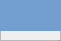
     <widget class="QFrame" name="frame_siliciclastica">
      <property name="geometry">
       <rect>
        <x>40</x>
        <y>320</y>
        <width>61</width>
        <height>41</height>
       </rect>
      </property>
      <property name="styleSheet">
       <string notr="true"/>
      </property>
      <property name="frameShape">
       <enum>QFrame::StyledPanel</enum>
      </property>
      <property name="frameShadow">
       <enum>QFrame::Raised</enum>
      </property>
      <widget class="QLabel" name="titulo_siliciclastica">
       <property name="geometry">
        <rect>
         <x>0</x>
         <y>0</y>
         <width>451</width>
         <height>31</height>
        </rect>
       </property>
       <property name="font">
        <font>
         <pointsize>12</pointsize>
         <weight>75</weight>
         <bold>true</bold>
        </font>
       </property>
       <property name="styleSheet">
        <string notr="true">background-color: rgb(114, 159, 207);
color: rgb(238, 238, 236);</string>
       </property>
       <property name="text">
        <string>Sedimentaria  Siliciclástica</string>
       </property>
       <property name="alignment">
        <set>Qt::AlignCenter</set>
       </property>
      </widget>
      <widget class="QWidget" name="layoutWidget_5">
       <property name="geometry">
        <rect>
         <x>10</x>
         <y>40</y>
         <width>431</width>
         <height>451</height>
        </rect>
       </property>
       <layout class="QVBoxLayout" name="layout_siliciclastica">
        <item>
         <layout class="QHBoxLayout" name="horizontalLayout_16">
          <property name="sizeConstraint">
           <enum>QLayout::SetDefaultConstraint</enum>
          </property>
          <item>
           <widget class="QLabel" name="label_sil_mineral">
            <property name="text">
             <string>Mineral</string>
            </property>
           </widget>
          </item>
          <item>
           <widget class="QLineEdit" name="input_sil_mineral"/>
          </item>
         </layout>
        </item>
        <item>
         <layout class="QHBoxLayout" name="horizontalLayout_17">
          <item>
           <widget class="QLabel" name="label_sil_size">
            <property name="text">
             <string>Tamaño</string>
            </property>
           </widget>
          </item>
          <item>
           <widget class="QSpinBox" name="input_sil_size">
            <property name="maximum">
             <number>500</number>
            </property>
           </widget>
          </item>
         </layout>
        </item>
        <item>
         <layout class="QHBoxLayout" name="horizontalLayout_18">
          <item>
           <widget class="QLabel" name="label_sil_redond">
            <property name="text">
             <string>Redondez</string>
            </property>
           </widget>
          </item>
          <item>
           <widget class="QComboBox" name="input_sil_redond">
            <item>
             <property name="text">
              <string>---------------</string>
             </property>
            </item>
            <item>
             <property name="text">
              <string>Angular</string>
             </property>
            </item>
            <item>
             <property name="text">
              <string>Subangular</string>
             </property>
            </item>
            <item>
             <property name="text">
              <string>Subredondeado</string>
             </property>
            </item>
            <item>
             <property name="text">
              <string>Redondeado</string>
             </property>
            </item>
            <item>
             <property name="text">
              <string>Bien Redondeado</string>
             </property>
            </item>
           </widget>
          </item>
         </layout>
        </item>
        <item>
         <layout class="QHBoxLayout" name="horizontalLayout_19">
          <item>
           <widget class="QLabel" name="label_sil_esfer">
            <property name="text">
             <string>Esfericidad</string>
            </property>
           </widget>
          </item>
          <item>
           <widget class="QComboBox" name="input_sil_esfer">
            <item>
             <property name="text">
              <string>---------------</string>
             </property>
            </item>
            <item>
             <property name="text">
              <string>Elongado</string>
             </property>
            </item>
            <item>
             <property name="text">
              <string>Subelongado</string>
             </property>
            </item>
            <item>
             <property name="text">
              <string>Subesférico</string>
             </property>
            </item>
            <item>
             <property name="text">
              <string>Esférico</string>
             </property>
            </item>
           </widget>
          </item>
         </layout>
        </item>
        <item>
         <layout class="QHBoxLayout" name="horizontalLayout_20">
          <item>
           <widget class="QLabel" name="label_sil_contacto">
            <property name="text">
             <string>Tipo de contacto</string>
            </property>
           </widget>
          </item>
          <item>
           <widget class="QComboBox" name="input_sil_contacto">
            <item>
             <property name="text">
              <string>---------------</string>
             </property>
            </item>
            <item>
             <property name="text">
              <string>Tangencial</string>
             </property>
            </item>
            <item>
             <property name="text">
              <string>Longitudinal</string>
             </property>
            </item>
            <item>
             <property name="text">
              <string>Flotante</string>
             </property>
            </item>
            <item>
             <property name="text">
              <string>Concavo-Convexo</string>
             </property>
            </item>
            <item>
             <property name="text">
              <string>Suturado</string>
             </property>
            </item>
           </widget>
          </item>
         </layout>
        </item>
        <item>
         <layout class="QVBoxLayout" name="verticalLayout_9">
          <item>
           <widget class="QLabel" name="label_sil_observa">
            <property name="text">
             <string>Observaciones: </string>
            </property>
            <property name="alignment">
             <set>Qt::AlignCenter</set>
            </property>
           </widget>
          </item>
          <item>
           <widget class="QTextEdit" name="input_sil_observa"/>
          </item>
         </layout>
        </item>
        <item>
         <widget class="QPushButton" name="boton_sil_siguiente_p">
          <property name="text">
           <string>Siguiente Punto</string>
          </property>
         </widget>
        </item>
       </layout>
      </widget>
     </widget>
